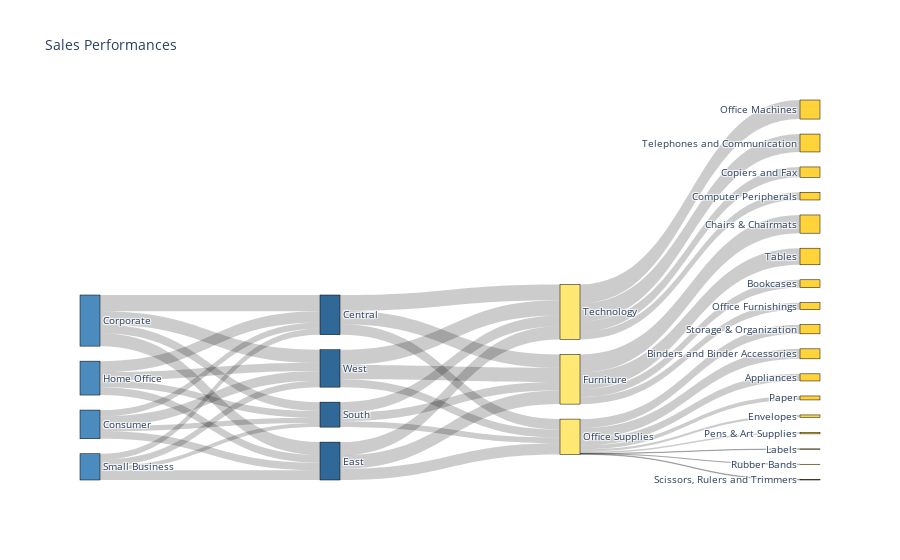

This figure's notebook cell:
### Code cell
# Generating regular sankey diagram
sank = genSankey(df,cat_cols=['Customer Segment','Region','Product Category','Product Sub-Category'],value_cols='Sales',title='Sales Performances')
fig = go.Figure(sank)
fig.show()

### Figure 1 — Plotly figure (JSON) as saved in the notebook; plotly's stock layout.template omitted (floating-point values rounded to 4 significant figures)
{"data": [{"link": {"source": [4, 4, 4, 2, 2, 2, 2, 0, 0, 0, 0, 7, 7, 7, 9, 9, 9, 9, 3, 3, 3, 3, 8, 8, 8, 8, 8, 8, 8, 8, 8, 1, 1, 1, 1, 5, 5, 5, 10, 10, 10, 10, 6, 6, 6], "target": [9, 8, 10, 4, 7, 5, 6, 4, 7, 5, 6, 9, 8, 10, 25, 22, 24, 19, 4, 7, 5, 6, 26, 20, 11, 17, 12, 16, 23, 27, 14, 4, 7, 5, 6, 9, 8, 10, 15, 21, 13, 18, 9, 8, 10], "value": [859200.0, 672800.0, 1008000.0, 404300.0, 480800.0, 329800.0, 620300.0, 1042000.0, 818100.0, 569900.0, 838900.0, 864100.0, 711400.0, 847300.0, 507500.0, 1165000.0, 444600.0, 1062000.0, 709300.0, 506300.0, 427000.0, 526400.0, 456700.0, 638600.0, 147900.0, 23450.0, 253600.0, 103300.0, 8664.0, 40430.0, 585700.0, 384300.0, 617600.0, 270700.0, 405800.0, 546300.0, 374000.0, 677100.0, 490800.0, 661200.0, 1219000.0, 1144000.0, 909100.0, 500200.0, 982200.0]}, "node": {"color": ["#4B8BBE", "#4B8BBE", "#4B8BBE", "#4B8BBE", "#306998", "#306998", "#306998", "#306998", "#FFE873", "#FFE873", "#FFE873", "#FFD43B", "#FFD43B", "#FFD43B", "#FFD43B", "#FFD43B", "#FFD43B", "#FFD43B", "#FFD43B", "#FFD43B", "#FFD43B", "#FFD43B", "#FFD43B", "#FFD43B", "#FFD43B", "#FFD43B", "#FFD43B", "#FFD43B"], "label": ["Corporate", "Small Business", "Consumer", "Home Office", "Central", "South", "West", "East", "Office Supplies", "Furniture", "Technology", "Envelopes", "Paper", "Office Machines", "Storage & Organization", "Computer Peripherals", "Pens & Art Supplies", "Labels", "Telephones and Communication", "Tables", "Binders and Binder Accessories", "Copiers and Fax", "Chairs & Chairmats", "Rubber Bands", "Office Furnishings", "Bookcases", "Appliances", "Scissors, Rulers and Trimmers"], "line": {"color": "black", "width": 0.5}, "pad": 15, "thickness": 20}, "type": "sankey"}], "layout": {"font": {"size": 10}, "title": {"text": "Sales Performances"}}}
